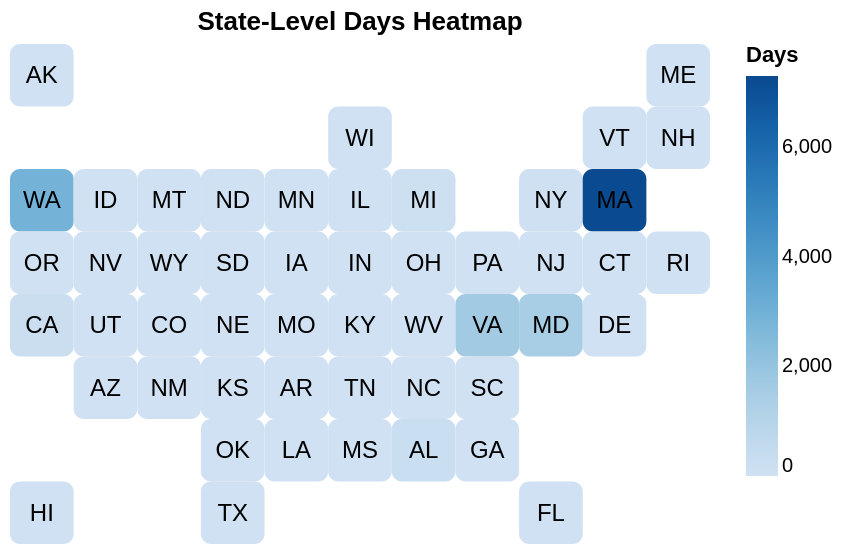

Here is the notebook cell this chart was saved with:
### Code cell
# display the chart
chart

### Figure 1 — Vega-Lite specification as saved in the notebook (floating-point values rounded to 4 significant figures)
{"config": {"view": {"continuousWidth": 300, "continuousHeight": 300, "strokeOpacity": 0}}, "layer": [{"mark": {"type": "rect", "cornerRadius": 5, "stroke": null}, "encoding": {"color": {"field": "days", "legend": {"title": "Days"}, "scale": {"scheme": "blues"}, "type": "quantitative"}, "tooltip": [{"field": "code", "type": "nominal"}, {"field": "days", "type": "quantitative"}], "x": {"axis": null, "field": "col", "type": "ordinal"}, "y": {"axis": null, "field": "row", "type": "ordinal"}}, "title": "State-Level Days Heatmap"}, {"mark": {"type": "text", "align": "center", "baseline": "middle", "fill": "black", "fontSize": 12}, "encoding": {"color": {"field": "days", "legend": {"title": "Days"}, "scale": {"scheme": "blues"}, "type": "quantitative"}, "text": {"field": "code", "type": "ordinal"}, "tooltip": [{"field": "code", "type": "nominal"}, {"field": "days", "type": "quantitative"}], "x": {"axis": null, "field": "col", "type": "ordinal"}, "y": {"axis": null, "field": "row", "type": "ordinal"}}, "title": "State-Level Days Heatmap"}], "data": {"name": "data-b9a5b9e547c3d61a16795750ec160bde"}, "height": 250, "width": 350, "$schema": "https://vega.github.io/schema/vega-lite/v5.20.1.json", "datasets": {"data-b9a5b9e547c3d61a16795750ec160bde": [{"id": 1, "publication": "New York Times 2", "state": "Alaska", "code": "AK", "col": 3, "row": 1, "State": "Alaska", "Abbreviation": "AK", "duration": "days", "estimate": null, "day_multiplier": 2.0, "days": 2.0}, {"id": 2, "publication": "New York Times 2", "state": "Washington", "code": "WA", "col": 3, "row": 3, "State": "Washington", "Abbreviation": "WA", "duration": "years", "estimate": 8.0, "day_multiplier": 365.0, "days": 2920.0}, {"id": 3, "publication": "New York Times 2", "state": "Oregon", "code": "OR", "col": 3, "row": 4, "State": "Oregon", "Abbreviation": "OR", "duration": "weeks", "estimate": 1.5, "day_multiplier": 7.0, "days": 10.5}, {"id": 4, "publication": "New York Times 2", "state": "California", "code": "CA", "col": 3, "row": 5, "State": "California", "Abbreviation": "CA", "duration": "months", "estimate": 7.0, "day_multiplier": 30.0, "days": 210.0}, {"id": 5, "publication": "New York Times 2", "state": "Hawaii", "code": "HI", "col": 3, "row": 8, "State": "Hawaii", "Abbreviation": "HI", "duration": "---", "estimate": null, "day_multiplier": 0.0, "days": 0.0}, {"id": 6, "publication": "New York Times 2", "state": "Idaho", "code": "ID", "col": 4, "row": 3, "State": "Idaho", "Abbreviation": "ID", "duration": "hours", "estimate": null, "day_multiplier": 0.5, "days": 0.5}, {"id": 7, "publication": "New York Times 2", "state": "Nevada", "code": "NV", "col": 4, "row": 4, "State": "Nevada", "Abbreviation": "NV", "duration": "weeks", "estimate": null, "day_multiplier": 7.0, "days": 7.0}, {"id": 8, "publication": "New York Times 2", "state": "Utah", "code": "UT", "col": 4, "row": 5, "State": "Utah", "Abbreviation": "UT", "duration": "days", "estimate": null, "day_multiplier": 4.0, "days": 4.0}, {"id": 9, "publication": "New York Times 2", "state": "Arizona", "code": "AZ", "col": 4, "row": 6, "State": "Arizona", "Abbreviation": "AZ", "duration": "weeks", "estimate": 1.0, "day_multiplier": 7.0, "days": 7.0}, {"id": 10, "publication": "New York Times 2", "state": "Montana", "code": "MT", "col": 5, "row": 3, "State": "Montana", "Abbreviation": "MT", "duration": "hours", "estimate": null, "day_multiplier": 0.5, "days": 0.5}, {"id": 11, "publication": "New York Times 2", "state": "Wyoming", "code": "WY", "col": 5, "row": 4, "State": "Wyoming", "Abbreviation": "WY", "duration": "hours", "estimate": null, "day_multiplier": 0.5, "days": 0.5}, {"id": 12, "publication": "New York Times 2", "state": "Colorado", "code": "CO", "col": 5, "row": 5, "State": "Colorado", "Abbreviation": "CO", "duration": "weeks", "estimate": 2.0, "day_multiplier": 7.0, "days": 14.0}, {"id": 13, "publication": "New York Times 2", "state": "New Mexico", "code": "NM", "col": 5, "row": 6, "State": "New Mexico", "Abbreviation": "NM", "duration": "weeks", "estimate": null, "day_multiplier": 7.0, "days": 7.0}, {"id": 14, "publication": "New York Times 2", "state": "North Dakota", "code": "ND", "col": 6, "row": 3, "State": "North Dakota", "Abbreviation": "ND", "duration": "hours", "estimate": null, "day_multiplier": 0.5, "days": 0.5}, {"id": 15, "publication": "New York Times 2", "state": "South Dakota", "code": "SD", "col": 6, "row": 4, "State": "South Dakota", "Abbreviation": "SD", "duration": "days", "estimate": null, "day_multiplier": 2.0, "days": 2.0}, {"id": 16, "publication": "New York Times 2", "state": "Nebraska", "code": "NE", "col": 6, "row": 5, "State": "Nebraska", "Abbreviation": "NE", "duration": "hours", "estimate": null, "day_multiplier": 0.5, "days": 0.5}, {"id": 17, "publication": "New York Times 2", "state": "Kansas", "code": "KS", "col": 6, "row": 6, "State": "Kansas", "Abbreviation": "KS", "duration": "days", "estimate": null, "day_multiplier": 2.0, "days": 2.0}, {"id": 18, "publication": "New York Times 2", "state": "Oklahoma", "code": "OK", "col": 6, "row": 7, "State": "Oklahoma", "Abbreviation": "OK", "duration": "hours", "estimate": null, "day_multiplier": 0.5, "days": 0.5}, {"id": 19, "publication": "New York Times 2", "state": "Texas", "code": "TX", "col": 6, "row": 8, "State": "Texas", "Abbreviation": "TX", "duration": "days", "estimate": null, "day_multiplier": 4.0, "days": 4.0}, {"id": 20, "publication": "New York Times 2", "state": "Minnesota", "code": "MN", "col": 7, "row": 3, "State": "Minnesota", "Abbreviation": "MN", "duration": "weeks", "estimate": null, "day_multiplier": 7.0, "days": 7.0}, {"id": 21, "publication": "New York Times 2", "state": "Iowa", "code": "IA", "col": 7, "row": 4, "State": "Iowa", "Abbreviation": "IA", "duration": "days", "estimate": null, "day_multiplier": 2.0, "days": 2.0}, {"id": 22, "publication": "New York Times 2", "state": "Missouri", "code": "MO", "col": 7, "row": 5, "State": "Missouri", "Abbreviation": "MO", "duration": "days", "estimate": null, "day_multiplier": 2.0, "days": 2.0}, {"id": 23, "publication": "New York Times 2", "state": "Arkansas", "code": "AR", "col": 7, "row": 6, "State": "Arkansas", "Abbreviation": "AR", "duration": "hours", "estimate": null, "day_multiplier": 0.5, "days": 0.5}, {"id": 24, "publication": "New York Times 2", "state": "Louisiana", "code": "LA", "col": 7, "row": 7, "State": "Louisiana", "Abbreviation": "LA", "duration": "weeks", "estimate": null, "day_multiplier": 7.0, "days": 7.0}, {"id": 25, "publication": "New York Times 2", "state": "Wisconsin", "code": "WI", "col": 8, "row": 2, "State": "Wisconsin", "Abbreviation": "WI", "duration": "days", "estimate": null, "day_multiplier": 4.0, "days": 4.0}, {"id": 26, "publication": "New York Times 2", "state": "Illinois", "code": "IL", "col": 8, "row": 3, "State": "Illinois", "Abbreviation": "IL", "duration": "weeks", "estimate": 2.0, "day_multiplier": 7.0, "days": 14.0}, {"id": 27, "publication": "New York Times 2", "state": "Indiana", "code": "IN", "col": 8, "row": 4, "State": "Indiana", "Abbreviation": "IN", "duration": "days", "estimate": null, "day_multiplier": 2.0, "days": 2.0}, {"id": 28, "publication": "New York Times 2", "state": "Kentucky", "code": "KY", "col": 8, "row": 5, "State": "Kentucky", "Abbreviation": "KY", "duration": "days", "estimate": null, "day_multiplier": 2.0, "days": 2.0}, {"id": 29, "publication": "New York Times 2", "state": "Tennessee", "code": "TN", "col": 8, "row": 6, "State": "Tennessee", "Abbreviation": "TN", "duration": "weeks", "estimate": 1.0, "day_multiplier": 7.0, "days": 7.0}, {"id": 30, "publication": "New York Times 2", "state": "Mississippi", "code": "MS", "col": 8, "row": 7, "State": "Mississippi", "Abbreviation": "MS", "duration": "days", "estimate": null, "day_multiplier": 5.0, "days": 5.0}, {"id": 31, "publication": "New York Times 2", "state": "Michigan", "code": "MI", "col": 9, "row": 3, "State": "Michigan", "Abbreviation": "MI", "duration": "months", "estimate": 2.5, "day_multiplier": 30.0, "days": 75.0}, {"id": 32, "publication": "New York Times 2", "state": "Ohio", "code": "OH", "col": 9, "row": 4, "State": "Ohio", "Abbreviation": "OH", "duration": "days", "estimate": null, "day_multiplier": 2.0, "days": 2.0}, {"id": 33, "publication": "New York Times 2", "state": "West Virginia", "code": "WV", "col": 9, "row": 5, "State": "West Virginia", "Abbreviation": "WV", "duration": "days", "estimate": null, "day_multiplier": 2.0, "days": 2.0}, {"id": 34, "publication": "New York Times 2", "state": "North Carolina", "code": "NC", "col": 9, "row": 6, "State": "North Carolina", "Abbreviation": "NC", "duration": "weeks", "estimate": 3.0, "day_multiplier": 7.0, "days": 21.0}, {"id": 35, "publication": "New York Times 2", "state": "Alabama", "code": "AL", "col": 9, "row": 7, "State": "Alabama", "Abbreviation": "AL", "duration": "months", "estimate": 9.0, "day_multiplier": 30.0, "days": 270.0}, {"id": 36, "publication": "New York Times 2", "state": "Pennsylvania", "code": "PA", "col": 10, "row": 4, "State": "Pennsylvania", "Abbreviation": "PA", "duration": "weeks", "estimate": null, "day_multiplier": 7.0, "days": 7.0}, {"id": 37, "publication": "New York Times 2", "state": "Virginia", "code": "VA", "col": 10, "row": 5, "State": "Virginia", "Abbreviation": "VA", "duration": "years", "estimate": 4.5, "day_multiplier": 365.0, "days": 1642.0}, {"id": 38, "publication": "New York Times 2", "state": "South Carolina", "code": "SC", "col": 10, "row": 6, "State": "South Carolina", "Abbreviation": "SC", "duration": "weeks", "estimate": 2.0, "day_multiplier": 7.0, "days": 14.0}, {"id": 39, "publication": "New York Times 2", "state": "Georgia", "code": "GA", "col": 10, "row": 7, "State": "Georgia", "Abbreviation": "GA", "duration": "weeks", "estimate": null, "day_multiplier": 7.0, "days": 7.0}, {"id": 40, "publication": "New York Times 2", "state": "New York", "code": "NY", "col": 11, "row": 3, "State": "New York", "Abbreviation": "NY", "duration": "months", "estimate": 2.0, "day_multiplier": 30.0, "days": 60.0}, {"id": 41, "publication": "New York Times 2", "state": "New Jersey", "code": "NJ", "col": 11, "row": 4, "State": "New Jersey", "Abbreviation": "NJ", "duration": "days", "estimate": null, "day_multiplier": 2.0, "days": 2.0}, {"id": 42, "publication": "New York Times 2", "state": "Maryland", "code": "MD", "col": 11, "row": 5, "State": "Maryland", "Abbreviation": "MD", "duration": "years", "estimate": 4.0, "day_multiplier": 365.0, "days": 1460.0}, {"id": 43, "publication": "New York Times 2", "state": "Florida", "code": "FL", "col": 11, "row": 8, "State": "Florida", "Abbreviation": "FL", "duration": "weeks", "estimate": null, "day_multiplier": 7.0, "days": 7.0}, {"id": 44, "publication": "New York Times 2", "state": "Vermont", "code": "VT", "col": 12, "row": 2, "State": "Vermont", "Abbreviation": "VT", "duration": "days", "estimate": null, "day_multiplier": 4.0, "days": 4.0}, {"id": 45, "publication": "New York Times 2", "state": "Massachusetts", "code": "MA", "col": 12, "row": 3, "State": "Massachusetts", "Abbreviation": "MA", "duration": "years", "estimate": 20.0, "day_multiplier": 365.0, "days": 7300.0}, {"id": 46, "publication": "New York Times 2", "state": "Connecticut", "code": "CT", "col": 12, "row": 4, "State": "Connecticut", "Abbreviation": "CT", "duration": "days", "estimate": null, "day_multiplier": 3.0, "days": 3.0}, {"id": 47, "publication": "New York Times 2", "state": "Delaware", "code": "DE", "col": 12, "row": 5, "State": "Delaware", "Abbreviation": "DE", "duration": "hours", "estimate": null, "day_multiplier": 3.0, "days": 3.0}, {"id": 48, "publication": "New York Times 2", "state": "Maine", "code": "ME", "col": 13, "row": 1, "State": "Maine", "Abbreviation": "ME", "duration": "weeks", "estimate": 3.0, "day_multiplier": 7.0, "days": 21.0}, {"id": 49, "publication": "New York Times 2", "state": "New Hampshire", "code": "NH", "col": 13, "row": 2, "State": "New Hampshire", "Abbreviation": "NH", "duration": "days", "estimate": null, "day_multiplier": 2.0, "days": 2.0}, {"id": 50, "publication": "New York Times 2", "state": "Rhode Island", "code": "RI", "col": 13, "row": 4, "State": "Rhode Island", "Abbreviation": "RI", "duration": "days", "estimate": null, "day_multiplier": 4.0, "days": 4.0}]}}
